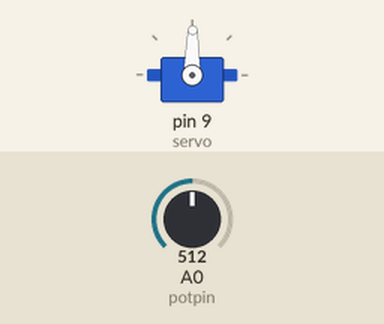
A sketch run on a simulated Arduino Uno, built with avr-gcc and run on an emulated ATmega328P. On the bench: servo. Inputs (shaded band) come from the test bench; at power-on: A0 (potpin) = 512.

Above: at 1.2 s.
1.3 s: A0 (potpin) set to 716
At 2.1 s:
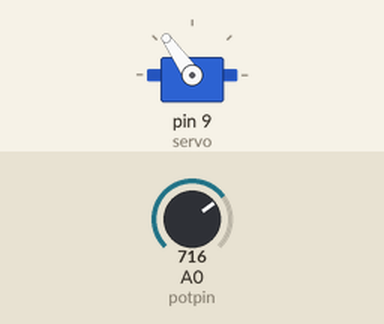
2.8 s: A0 (potpin) set to 900
At 4.0 s:
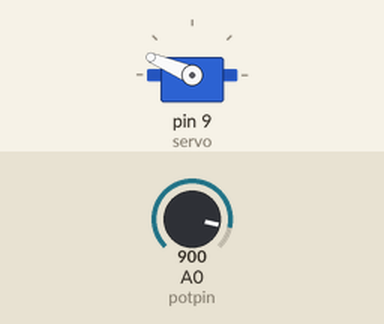
4.3 s: A0 (potpin) set to 1023
At 5.5 s:
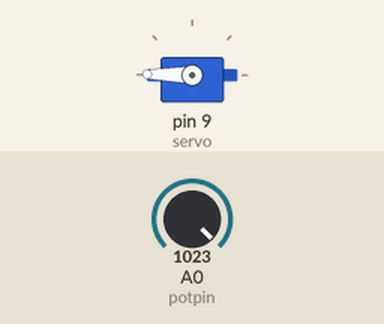
5.8 s: A0 (potpin) set to 306
At 6.4 s:
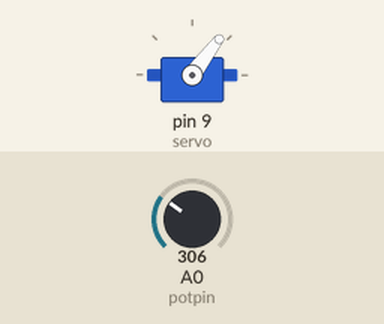
7.3 s: A0 (potpin) set to 122
At 7.9 s:
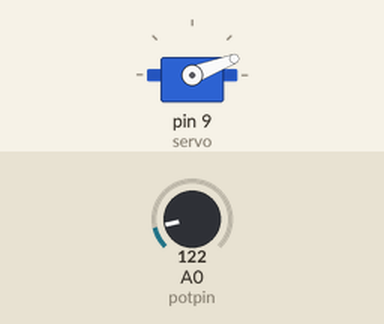
8.8 s: A0 (potpin) set to 511
At 9.9 s:
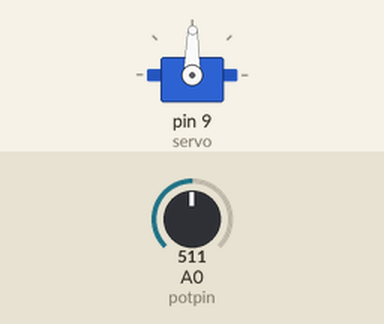
Timing chart, 0 to 11.3 s (numbered marks = the images above; inputs shaded):
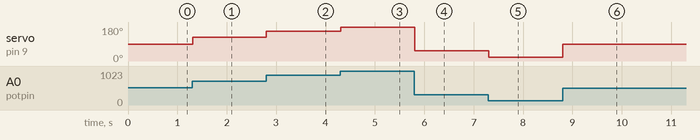

Measured:
- after the input at 1.3 s, servo on pin 9 (servo): 89° → 125° at once
- after the input at 2.8 s, servo on pin 9 (servo): 125° → 157° at once
- after the input at 4.3 s, servo on pin 9 (servo): 157° → 179° at once
- after the input at 5.8 s, servo on pin 9 (servo): 179° → 53° at once
- after the input at 7.3 s, servo on pin 9 (servo): 53° → 21° at once
- after the input at 8.8 s, servo on pin 9 (servo): 21° → 89° at once

The sketch:

Servo.ino
```cpp
//Sky Johnson
//Lab 4, Servo thing. Literally copied almost entirely from the examplew
#include <Servo.h>

Servo servo;

int potpin = 0;
int val;

void setup()
{
  servo.attach(9);
}

void loop()
{
  val = analogRead(potpin);            // reads the value of the potentiometer (value between 0 and 1023)
  val = map(val, 0, 1023, 0, 179);     // scale it to use it with the servo (value between 0 and 180)
  servo.write(val);                  // sets the servo position according to the scaled value
  delay(15);                           // waits for the servo to get there
}
```
